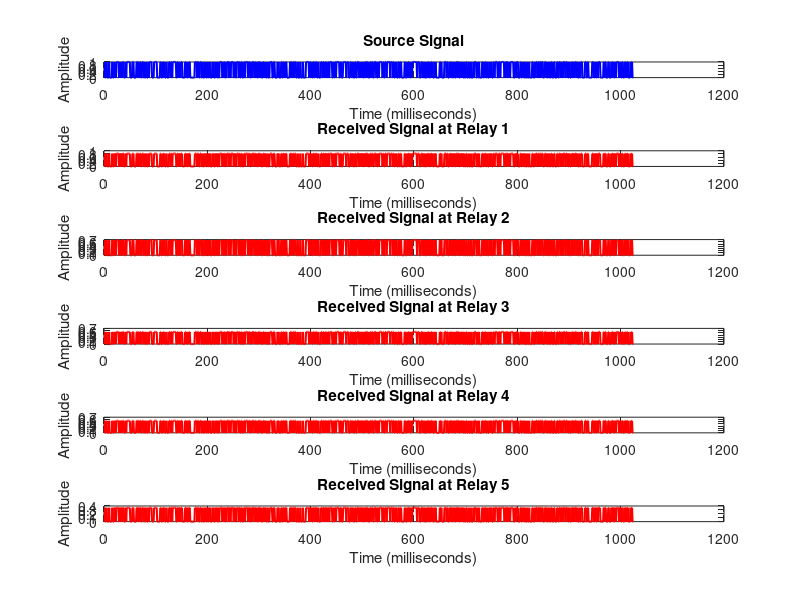
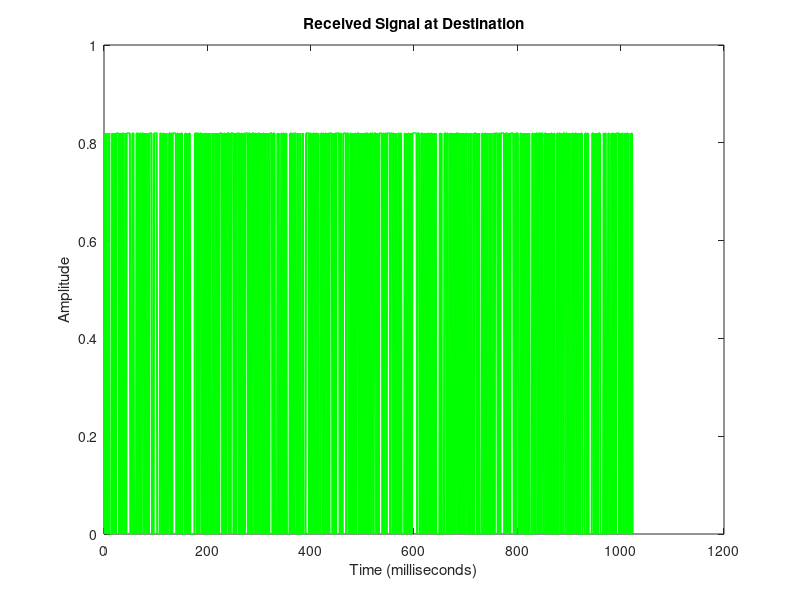

The MATLAB source for these figures, in order:
% Number of relay nodes
num_relays = 5;

% Generate random channel gains for each relay
channel_gains = rand(1, num_relays);

% Transmit OFDM signal from source to relays
source_signal = randi([0, 1], 1, 1024);  % Example OFDM signal, replace with your own
disp('Source Signal:')
disp(source_signal)

% Initialize variables to store received signals at relays
relay_received_signals = zeros(num_relays, length(source_signal));

% Simulate transmission to relay nodes
for i = 1:num_relays
    % Simulate channel effects (you can customize this based on your scenario)
    received_signal = source_signal * sqrt(channel_gains(i));
    relay_received_signals(i, :) = received_signal;
end

% Source selects optimal relay based on maximum received signal strength
[optimal_gain, optimal_relay_index] = max(channel_gains);

% Display information about the optimal relay
disp('Optimal Relay Information:')
disp(['Optimal Relay Index: ' num2str(optimal_relay_index)]);
disp(['Optimal Relay Gain: ' num2str(optimal_gain)]);

% Display received signals at each relay (for illustration purposes)
disp('Received Signals at Relays:')
disp(relay_received_signals)

% Simulate transmission from optimal relay to destination
destination_received_signal = relay_received_signals(optimal_relay_index, :);

% Display received signal at destination (for illustration purposes)
disp('Received Signal at Destination:')
disp(destination_received_signal)

% Plot the received signals at each relay
figure;
subplot(num_relays + 1, 1, 1);
plot(source_signal, 'b', 'LineWidth', 1.5);
title('Source Signal');
xlabel('Time (milliseconds)');
ylabel('Amplitude');

for i = 1:num_relays
    subplot(num_relays + 1, 1, i + 1);
    plot(relay_received_signals(i, :), 'r', 'LineWidth', 1.5);
    title(['Received Signal at Relay ' num2str(i)]);
    xlabel('Time (milliseconds)');
    ylabel('Amplitude');
end

% Plot the received signal at the destination
figure;
plot(destination_received_signal, 'g', 'LineWidth', 1.5);
title('Received Signal at Destination');
xlabel('Time (milliseconds)');
ylabel('Amplitude');
